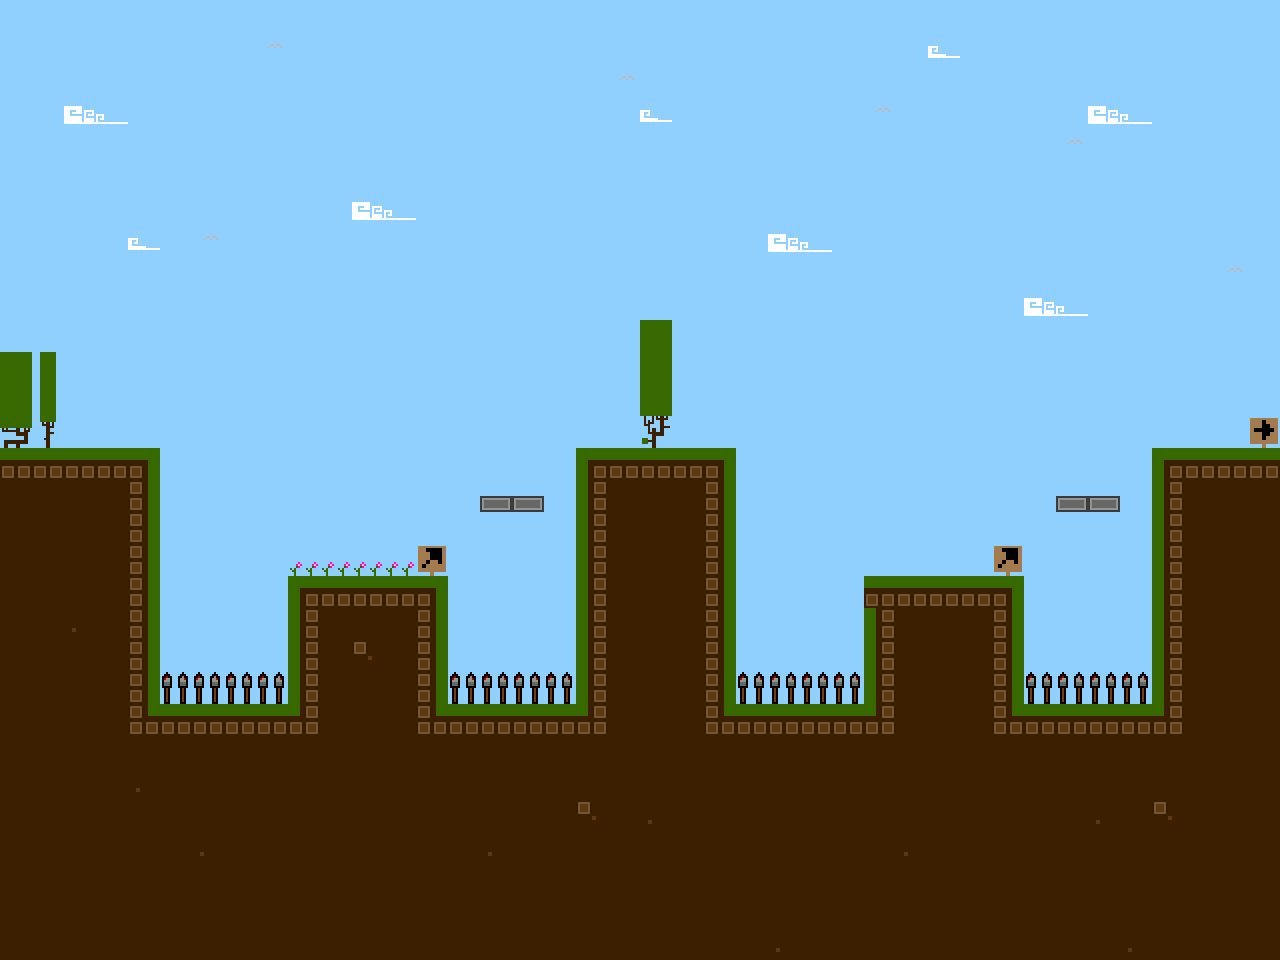

This is a level from a 2D game, rendered from its Tiled map with the project's own tilesets. A one-line summary and the complete map file follow:
An orthogonal 40x30 tile map with 32x32 px tiles, 2 tile layers (background, grass) and 2 objects (Player, Ground0).

<map version="1.0" tiledversion="1.0.3" orientation="orthogonal" renderorder="right-down" width="40" height="30" tilewidth="32" tileheight="32" nextobjectid="11">
 <tileset firstgid="1" name="Tiny Platform Quest Tiles" tilewidth="32" tileheight="32" tilecount="256" columns="16">
  <image source="Tiny Platform Quest Tiles.png" width="512" height="512" />
 </tileset>
 <layer name="background" width="40" height="30">
  <data encoding="csv">
44,44,44,44,44,44,44,44,44,44,44,44,44,44,44,44,44,44,44,44,44,44,44,44,44,44,44,44,44,44,44,44,44,44,44,44,44,44,44,44,
44,44,44,44,44,44,44,44,45,44,44,44,44,44,44,44,44,44,44,44,44,44,44,44,44,44,44,44,44,43,44,44,44,44,44,44,44,44,44,44,
44,44,44,44,44,44,44,44,44,44,44,44,44,44,44,44,44,44,44,45,44,44,44,44,44,44,44,44,44,44,44,44,44,44,44,44,44,44,44,44,
44,44,46,47,44,44,44,44,44,44,44,44,44,44,44,44,44,44,44,44,43,44,44,44,44,44,44,45,44,44,44,44,44,44,46,47,44,44,44,44,
44,44,44,44,44,44,44,44,44,44,44,44,44,44,44,44,44,44,44,44,44,44,44,44,44,44,44,44,44,44,44,44,44,45,44,44,44,44,44,44,
44,44,44,44,44,44,44,44,44,44,44,44,44,44,44,44,44,44,44,44,44,44,44,44,44,44,44,44,44,44,44,44,44,44,44,44,44,44,44,44,
44,44,44,44,44,44,44,44,44,44,44,46,47,44,44,44,44,44,44,44,44,44,44,44,44,44,44,44,44,44,44,44,44,44,44,44,44,44,44,44,
44,44,44,44,43,44,45,44,44,44,44,44,44,44,44,44,44,44,44,44,44,44,44,44,46,47,44,44,44,44,44,44,44,44,44,44,44,44,44,44,
44,44,44,44,44,44,44,44,44,44,44,44,44,44,44,44,44,44,44,44,44,44,44,44,44,44,44,44,44,44,44,44,44,44,44,44,44,44,45,44,
44,44,44,44,44,44,44,44,44,44,44,44,44,44,44,44,44,44,44,44,44,44,44,44,44,44,44,44,44,44,44,44,46,47,44,44,44,44,44,44,
44,44,44,44,44,44,44,44,44,44,44,44,44,44,44,44,44,44,44,44,44,44,44,44,44,44,44,44,44,44,44,44,44,44,44,44,44,44,44,44,
44,44,44,44,44,44,44,44,44,44,44,44,44,44,44,44,44,44,44,44,44,44,44,44,44,44,44,44,44,44,44,44,44,44,44,44,44,44,44,44,
44,44,44,44,44,44,44,44,44,44,44,44,44,44,44,44,44,44,44,44,44,44,44,44,44,44,44,44,44,44,44,44,44,44,44,44,44,44,44,44,
44,44,44,44,44,44,44,44,44,44,44,44,44,44,44,44,44,44,44,44,44,44,44,44,44,44,44,44,44,44,44,44,44,44,44,44,44,44,44,44,
99,99,99,99,100,44,44,44,44,44,44,44,44,44,44,44,44,44,101,99,99,99,100,44,44,44,44,44,44,44,44,44,44,44,44,44,101,99,99,99,
88,88,88,88,113,44,44,44,44,44,44,44,44,44,44,44,44,44,97,88,88,88,113,44,44,44,44,44,44,44,44,44,44,44,44,44,97,88,88,88,
88,88,88,88,113,44,44,44,44,44,44,44,44,44,44,44,44,44,97,88,88,88,113,44,44,44,44,44,44,44,44,44,44,44,44,44,97,88,88,88,
88,88,88,88,113,44,44,44,44,44,44,44,44,44,44,44,44,44,97,88,88,88,113,44,44,44,44,44,44,44,44,44,44,44,44,44,97,88,88,88,
88,88,88,88,113,44,44,44,44,101,99,99,99,100,44,44,44,44,97,88,88,88,113,44,44,44,44,99,99,99,99,100,44,44,44,44,97,88,88,88,
88,88,88,88,113,44,44,44,44,97,88,88,88,113,44,44,44,44,97,88,88,88,113,44,44,44,44,97,88,88,88,113,44,44,44,44,97,88,88,88,
88,88,88,88,113,44,44,44,44,97,88,88,88,113,44,44,44,44,97,88,88,88,113,44,44,44,44,97,88,88,88,113,44,44,44,44,97,88,88,88,
88,88,88,88,113,44,44,44,44,97,88,88,88,113,44,44,44,44,97,88,88,88,113,44,44,44,44,97,88,88,88,113,44,44,44,44,97,88,88,88,
88,88,88,88,102,99,99,99,99,103,88,88,88,102,99,99,99,99,103,88,88,88,102,99,99,99,99,103,88,88,88,102,99,99,99,99,103,88,88,88,
88,88,88,88,88,88,88,88,88,88,88,88,88,88,88,88,88,88,88,88,88,88,88,88,88,88,88,88,88,88,88,88,88,88,88,88,88,88,88,88,
88,88,88,88,88,88,88,88,88,88,88,88,88,88,88,88,88,88,88,88,88,88,88,88,88,88,88,88,88,88,88,88,88,88,88,88,88,88,88,88,
88,88,88,88,88,88,88,88,88,88,88,88,88,88,88,88,88,88,88,88,88,88,88,88,88,88,88,88,88,88,88,88,88,88,88,88,88,88,88,88,
88,88,88,88,88,88,88,88,88,88,88,88,88,88,88,88,88,88,88,88,88,88,88,88,88,88,88,88,88,88,88,88,88,88,88,88,88,88,88,88,
88,88,88,88,88,88,88,88,88,88,88,88,88,88,88,88,88,88,88,88,88,88,88,88,88,88,88,88,88,88,88,88,88,88,88,88,88,88,88,88,
88,88,88,88,88,88,88,88,88,88,88,88,88,88,88,88,88,88,88,88,88,88,88,88,88,88,88,88,88,88,88,88,88,88,88,88,88,88,88,88,
88,88,88,88,88,88,88,88,88,88,88,88,88,88,88,88,88,88,88,88,88,88,88,88,88,88,88,88,88,88,88,88,88,88,88,88,88,88,88,88
</data>
 </layer>
 <objectgroup name="CharacterLayer">
  <object id="6" name="Player" x="70" y="418" width="24" height="28" />
 </objectgroup>
 <objectgroup name="GroundLayer">
  <object id="9" name="Ground0" x="1" y="449" width="158" height="509" />
 </objectgroup>
 <layer name="grass" width="40" height="30">
  <data encoding="csv">
0,0,0,0,0,0,0,0,0,0,0,0,0,0,0,0,0,0,0,0,0,0,0,0,0,0,0,0,0,0,0,0,0,0,0,0,0,0,0,0,
0,0,0,0,0,0,0,0,0,0,0,0,0,0,0,0,0,0,0,0,0,0,0,0,0,0,0,0,0,0,0,0,0,0,0,0,0,0,0,0,
0,0,0,0,0,0,0,0,0,0,0,0,0,0,0,0,0,0,0,0,0,0,0,0,0,0,0,0,0,0,0,0,0,0,0,0,0,0,0,0,
0,0,0,0,0,0,0,0,0,0,0,0,0,0,0,0,0,0,0,0,0,0,0,0,0,0,0,0,0,0,0,0,0,0,0,0,0,0,0,0,
0,0,0,0,0,0,0,0,0,0,0,0,0,0,0,0,0,0,0,0,0,0,0,0,0,0,0,0,0,0,0,0,0,0,0,0,0,0,0,0,
0,0,0,0,0,0,0,0,0,0,0,0,0,0,0,0,0,0,0,0,0,0,0,0,0,0,0,0,0,0,0,0,0,0,0,0,0,0,0,0,
0,0,0,0,0,0,0,0,0,0,0,0,0,0,0,0,0,0,0,0,0,0,0,0,0,0,0,0,0,0,0,0,0,0,0,0,0,0,0,0,
0,0,0,0,0,0,0,0,0,0,0,0,0,0,0,0,0,0,0,0,0,0,0,0,0,0,0,0,0,0,0,0,0,0,0,0,0,0,0,0,
0,0,0,0,0,0,0,0,0,0,0,0,0,0,0,0,0,0,0,0,0,0,0,0,0,0,0,0,0,0,0,0,0,0,0,0,0,0,0,0,
0,0,0,0,0,0,0,0,0,0,0,0,0,0,0,0,0,0,0,0,0,0,0,0,0,0,0,0,0,0,0,0,0,0,0,0,0,0,0,0,
0,0,0,0,0,0,0,0,0,0,0,0,0,0,0,0,0,0,0,0,12,0,0,0,0,0,0,0,0,0,0,0,0,0,0,0,0,0,0,0,
12,30,0,0,0,0,0,0,0,0,0,0,0,0,0,0,0,0,0,0,12,0,0,0,0,0,0,0,0,0,0,0,0,0,0,0,0,0,0,0,
12,30,0,0,0,0,0,0,0,0,0,0,0,0,0,0,0,0,0,0,12,0,0,0,0,0,0,0,0,0,0,0,0,0,0,0,0,0,0,0,
13,15,0,0,0,0,0,0,0,0,0,0,0,0,0,0,0,0,0,0,14,0,0,0,0,0,0,0,0,0,0,0,0,0,0,0,0,0,0,36,
0,0,0,0,0,0,0,0,0,0,0,0,0,0,0,0,0,0,0,0,0,0,0,0,0,0,0,0,0,0,0,0,0,0,0,0,0,0,0,0,
0,0,0,0,0,0,0,0,0,0,0,0,0,0,0,219,219,0,0,0,0,0,0,0,0,0,0,0,0,0,0,0,0,219,219,0,0,0,0,0,
0,0,0,0,0,0,0,0,0,0,0,0,0,0,0,0,0,0,0,0,0,0,0,0,0,0,0,0,0,0,0,0,0,0,0,0,0,0,0,0,
0,0,0,0,0,0,0,0,0,123,123,123,123,19,0,0,0,0,0,0,0,0,0,0,0,0,0,0,0,0,0,19,0,0,0,0,0,0,0,0,
0,0,0,0,0,0,0,0,0,0,0,0,0,0,0,0,0,0,0,0,0,0,0,0,0,0,0,0,0,0,0,0,0,0,0,0,0,0,0,0,
0,0,90,0,0,0,0,0,0,0,0,0,0,0,0,0,0,0,0,0,0,0,0,0,0,0,0,0,0,0,0,0,0,0,0,0,0,0,0,0,
0,0,0,0,0,0,0,0,0,0,0,85,0,0,0,0,0,0,0,0,0,0,0,0,0,0,0,0,0,0,0,0,0,0,0,0,0,0,0,0,
0,0,0,0,0,200,200,200,200,0,0,0,0,0,200,200,200,200,0,0,0,0,0,200,200,200,200,0,0,0,0,0,200,200,200,200,0,0,0,0,
0,0,0,0,0,0,0,0,0,0,0,0,0,0,0,0,0,0,0,0,0,0,0,0,0,0,0,0,0,0,0,0,0,0,0,0,0,0,0,0,
0,0,0,0,0,0,0,0,0,0,0,0,0,0,0,0,0,0,0,0,0,0,0,0,0,0,0,0,0,0,0,0,0,0,0,0,0,0,0,0,
0,0,0,0,90,0,0,0,0,0,0,0,0,0,0,0,0,0,0,0,0,0,0,0,0,0,0,0,0,0,0,0,0,0,0,0,0,0,0,0,
0,0,0,0,0,0,0,0,0,0,0,0,0,0,0,0,0,0,85,0,90,0,0,0,0,0,0,0,0,0,0,0,0,0,90,0,85,0,0,0,
0,0,0,0,0,0,90,0,0,0,0,0,0,0,0,90,0,0,0,0,0,0,0,0,0,0,0,0,90,0,0,0,0,0,0,0,0,0,0,0,
0,0,0,0,0,0,0,0,0,0,0,0,0,0,0,0,0,0,0,0,0,0,0,0,0,0,0,0,0,0,0,0,0,0,0,0,0,0,0,0,
0,0,0,0,0,0,0,0,0,0,0,0,0,0,0,0,0,0,0,0,0,0,0,0,0,0,0,0,0,0,0,0,0,0,0,0,0,0,0,0,
0,0,0,0,0,0,0,0,0,0,0,0,0,0,0,0,0,0,0,0,0,0,0,0,90,0,0,0,0,0,0,0,0,0,0,90,0,0,0,0
</data>
 </layer>
</map>
